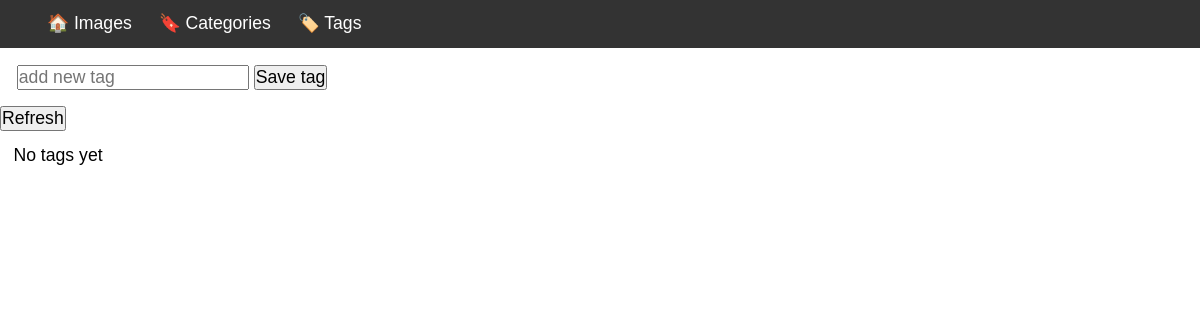
Page /tags on the earlier database version.
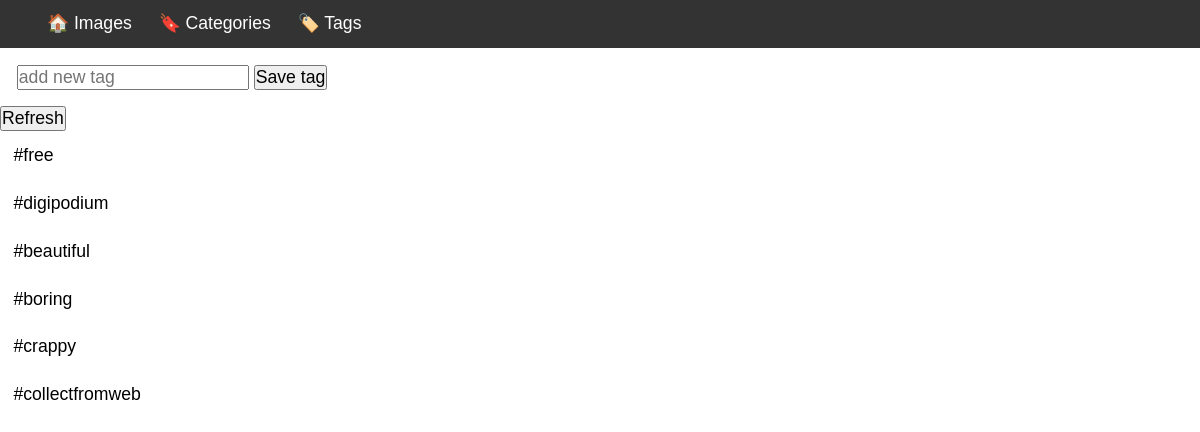
Same page on the later database version.
### home/models.py (models this page shows)
class Tag(models.Model):
    name = models.CharField(max_length=100)
    def __str__(self):
        return self.name

### home/views.py (the view)
# urls.py: path('tags', view_tags, name="tags"),
def view_tags(request):
    tags = Tag.objects.all()
    return render(request, 'tags.html', {'tags': tags})

### home/templates/tags.html (shortened to what this page needs)
{% extends 'base.html' %}
{% load static %}
{% block content %}
<div class="form-container">
    {% include 'partials/tag_form.html' %}
</div>
<div class="tag-list">
   {% include 'partials/tag_list.html' %}
</div>
{% endblock content %}

### home/templates/partials/tag_list.html (shortened to what this page needs)
<ul class="tags">
    <button
        hx-get="{% url 'get_tags' %}"
        hx-swap="outerhtml  transition:true"
        hx-target=".tags">
        Refresh
    </button>
    {% for tag in tags %}
    <li>{{tag}}</li>
    {% empty %}
    <li>No tags yet</li>
    {% endfor %}
</ul>

Differences in the rows shown:
added Tag: name "#free"
added Tag: name "#digipodium"
added Tag: name "#beautiful"
added Tag: name "#boring"
added Tag: name "#crappy"
added Tag: name "#collectfromweb"
Other differences:
text no longer shown: "No tags yet"
